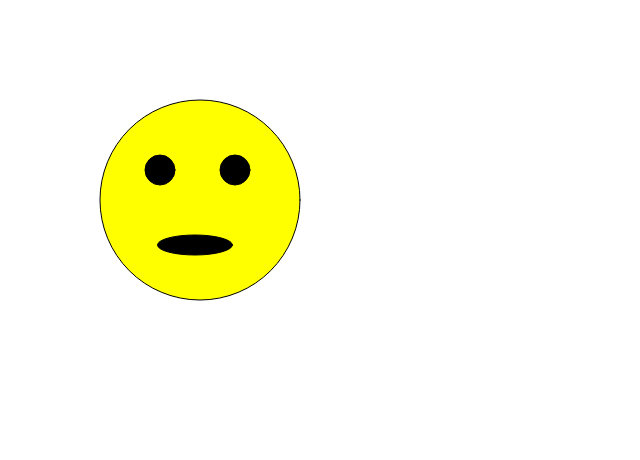
Frame 1 (no input)
Frame 60 (no input): identical to frame 1, image omitted
Frame 120 (the mouse pressed at the canvas centre since frame 60): identical to frame 1, image omitted

The p5.js sketch that drew this single still picture (run headless with seeded random() and noise() and a simulated clock; from frame 60 on, the mouse is pressed at the canvas centre):

// p5.js sketch
// ── sketch.js
function setup() {
	createCanvas(640, 460);
}
function draw() {
	background("white");
	fill("yellow")
	
    ellipse(200, 200, 200, 200);
    
    fill("black");
    ellipse(160, 170, 30, 30);
    
    ellipse(235, 170, 30, 30);
    
    ellipse(195, 245, 75, 20);
}
